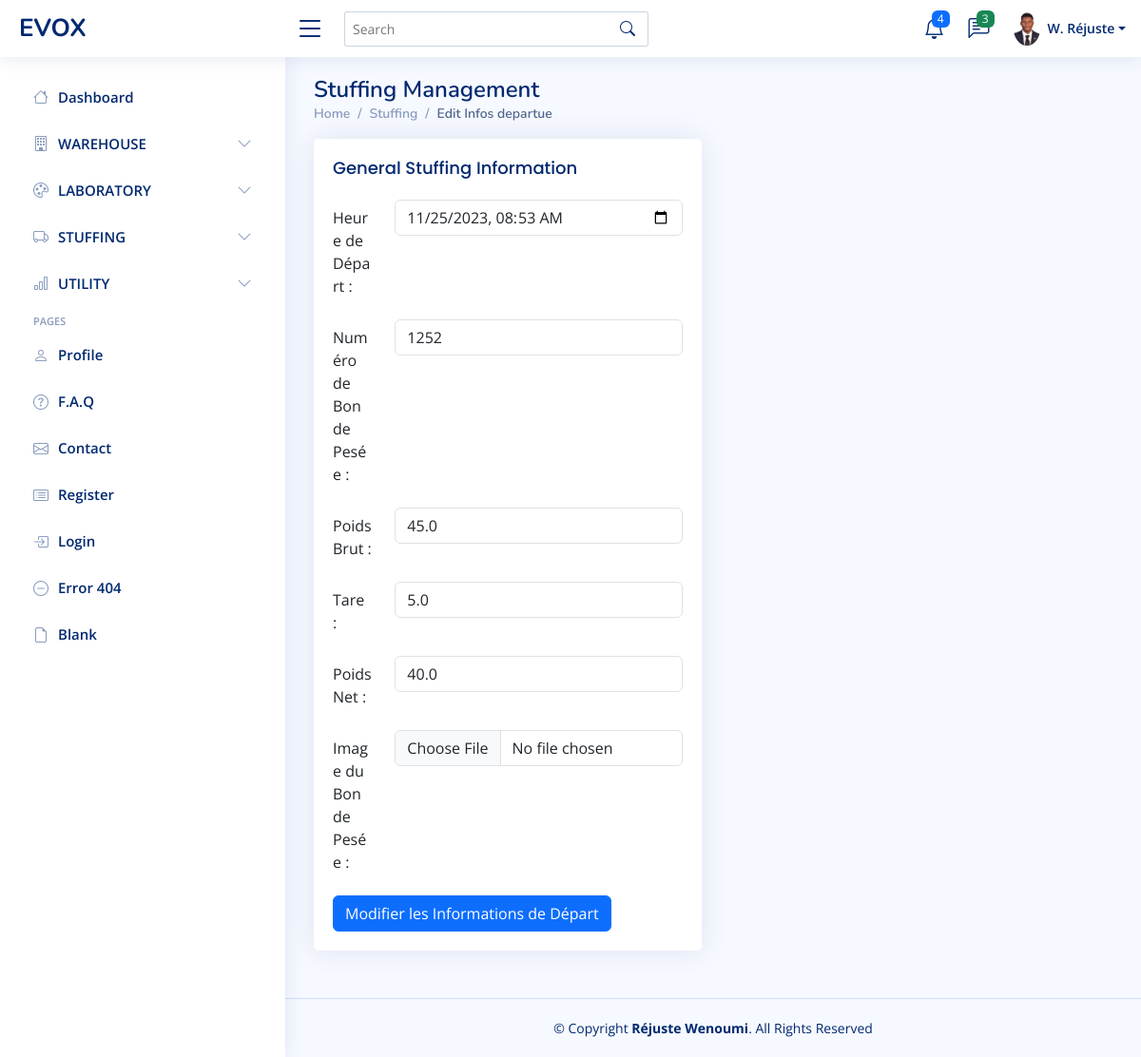
/edit_departure_info/1, run on the app's committed database.
### model.py (models this page shows)
class Stuffing(db.Model):
    __tablename__ = 'stuffing'
    id = db.Column(db.Integer, primary_key=True)
    stuffing_number = db.Column(db.String(10), unique=True, nullable=False)
    truck_number = db.Column(db.String(255), nullable=False)
    booking_number = db.Column(db.String(10))
    container = db.Column(db.String(25),unique=True)
    forwarder = db.Column(db.String(10))
    commodity = db.Column(db.String(255))
    variety = db.Column(db.String(255))
    arrival_timestamp = db.Column(db.DateTime, default=datetime.utcnow)
    arrival_image = db.Column(db.String(100))
    supplier_name = db.Column(db.String(255))
    wh_code = db.Column(db.String(255))
    bag_type = db.Column(db.String(255))
    bag_size = db.Column(db.Float)
    no_bags = db.Column(db.Integer)
    activity = db.Column(db.String(1000))
    loading_timestamp = db.Column(db.DateTime)
    controle = db.Column(db.String(1000))
    tc_status = db.Column(db.String(1000))
    seal_number = db.Column(db.String(10), unique=True)
    check_image = db.Column(db.String(100))
    seal_image = db.Column(db.String(100))
    lot_number = db.Column(db.String(255))
    departure_timestamp = db.Column(db.DateTime)
    weighment_slip_number = db.Column(db.String(20), unique=True)
    gross_weight = db.Column(db.Float)
    tare = db.Column(db.Float)
    net_weight = db.Column(db.Float)
    wb_image = db.Column(db.String(100))
    user_id = db.Column(db.Integer, db.ForeignKey('user.id'))
    user = db.relationship('User', backref='stuffings')

### main.py (the view, shortened to what this page needs)
@app.route('/edit_departure_info/<int:id>', methods=['GET', 'POST'])
def edit_departure_info(id):
    stuffing = Stuffing.query.get(id)
    return render_template('stuffing/edit_departure_info.html', stuffing=stuffing)

### templates/stuffing/edit_departure_info.html
{% extends "base.html" %}
{% block content %}
<main id="main" class="main">
    <div class="pagetitle">
      <h1>Stuffing Management</h1>
      <nav>
        <ol class="breadcrumb">
          <li class="breadcrumb-item"><a href="index.html">Home</a></li>
          <li class="breadcrumb-item">Stuffing</li>
          <li class="breadcrumb-item active">Edit Infos departue</li>
        </ol>
      </nav>
    </div>
    <section class="section">
      <div class="row">
        <div class="col-lg-6">
          <div class="card">
            <div class="card-body">
              <h5 class="card-title">General Stuffing Information</h5>
              <form method="POST" enctype="multipart/form-data">
                <div class="row mb-3">
                    <label for="departure_timestamp" class="col-sm-2 col-form-label">Heure de Départ :</label>
                    <div class="col-sm-10">
                        <input type="datetime-local" class="fc" id="departure_timestamp" name="departure_timestamp" value="{{ stuffing.departure_timestamp.strftime('%Y-%m-%dT%H:%M:%S') }}">
                    </div>
                </div>
                <div class="row mb-3">
                    <label for="weighment_slip_number" class="col-sm-2 col-form-label">Numéro de Bon de Pesée :</label>
                    <div class="col-sm-10">
                        <input type="text" class="fc" id="weighment_slip_number" name="weighment_slip_number" value="{{ stuffing.weighment_slip_number }}">
                    </div>
                </div>
                <div class="row mb-3">
                    <label for "gross_weight" class="col-sm-2 col-form-label">Poids Brut :</label>
                    <div class="col-sm-10">
                        <input type="text" class="fc" id="gross_weight" name="gross_weight" value="{{ stuffing.gross_weight }}">
                    </div>
                </div>
                <div class="row mb-3">
                    <label for="tare" class="col-sm-2 col-form-label">Tare :</label>
                    <div class="col-sm-10">
                        <input type="text" class="fc" id="tare" name="tare" value="{{ stuffing.tare }}">
                    </div>
                </div>
                <div class="row mb-3">
                    <label for="net_weight" class="col-sm-2 col-form-label">Poids Net :</label>
                    <div class="col-sm-10">
                        <input type="text" class="fc" id="net_weight" name="net_weight" value="{{ stuffing.net_weight }}">
                    </div>
                </div>
                <div class="row mb-3">
                    <label for="wb_image" class="col-sm-2 col-form-label">Image du Bon de Pesée :</label>
                    <div class="col-sm-10">
                        <input type="file" class="fc" id="wb_image" name="wb_image">
                    </div>
                </div>
                <button type="submit" class="btn btn-primary">Modifier les Informations de Départ</button>
            </form>
            </div>
          </div>
        </div>
        <div class="col-lg-6">
        </div>
      </div>
    </section>
  </main>
  {% endblock %}

### static/assets/css/style.css (style rules this page uses)
:root { scroll-behavior: smooth; }
body { font-family: "Open Sans", sans-serif; background: #f6f9ff; color: #444444; }
a { color: #4154f1; text-decoration: none; }
h1, h2, h3, h4, h5, h6 { font-family: "Nunito", sans-serif; }
#main { margin-top: 60px; padding: 20px 30px; transition: all 0.3s; }
.pagetitle { margin-bottom: 10px; }
.pagetitle h1 { font-size: 24px; margin-bottom: 0; font-weight: 600; color: #012970; }
.card { margin-bottom: 30px; border: none; border-radius: 5px; box-shadow: 0px 0 30px rgba(1, 41, 112, 0.1); }
.card-title { padding: 20px 0 15px 0; font-size: 18px; font-weight: 500; color: #012970; font-family: "Poppins", sans-serif; }
.card-body { padding: 0 20px 20px 20px; }
.breadcrumb { font-size: 14px; font-family: "Nunito", sans-serif; color: #899bbd; font-weight: 600; }
.breadcrumb a { color: #899bbd; transition: 0.3s; }
.breadcrumb .breadcrumb-item::before { color: #899bbd; }
.breadcrumb .active { color: #51678f; font-weight: 600; }
@media (min-width: 1200px) { #main, #footer { margin-left: 300px; } }

### data on the page
Stuffing: departure_timestamp "11/25/2023 08:53", weighment_slip_number "1252", gross_weight "45.0", tare "5.0", net_weight "40.0"
